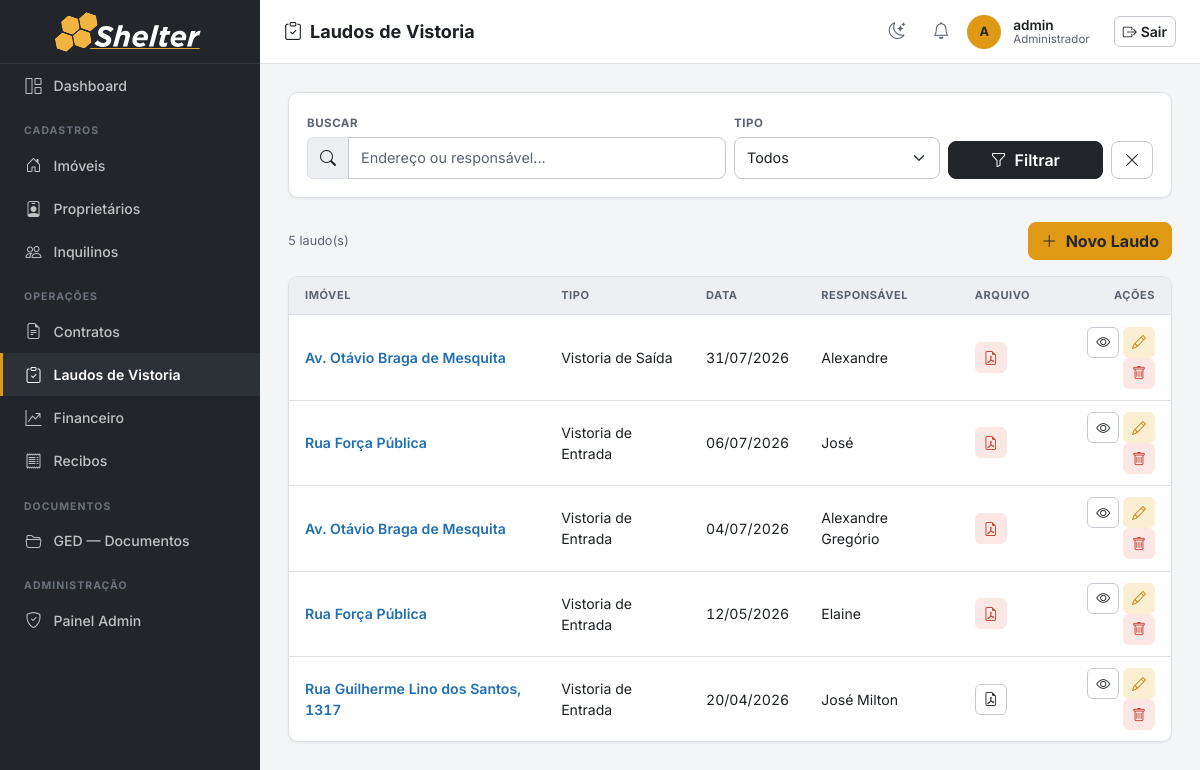
Page /laudos/ (signed in) on the committed database.
### imoveis/models.py (models this page shows, shortened)
class LaudoVistoria(models.Model):
    TIPO_CHOICES = [
        ('entrada', 'Vistoria de Entrada'),
        ('saida', 'Vistoria de Saída'),
    ]
    imovel = models.ForeignKey(Imovel, on_delete=models.CASCADE, related_name='laudos')
    contrato = models.ForeignKey(Contrato, on_delete=models.PROTECT, related_name='laudos')
    tipo = models.CharField(max_length=20, choices=TIPO_CHOICES)
    data = models.DateField()
    responsavel = models.CharField(max_length=200, verbose_name='Responsável pela Vistoria')
    observacoes = models.TextField(blank=True, verbose_name='Observações')
    local_assinatura = models.CharField(max_length=200, blank=True, verbose_name='Local da Assinatura')
    data_assinatura = models.DateField(null=True, blank=True, verbose_name='Data da Assinatura')
    arquivo = models.FileField(upload_to='laudos/', blank=True, null=True, verbose_name='Laudo em PDF')
    documento_gerado = models.FileField(upload_to='laudos/gerados/', blank=True, null=True,
                                        verbose_name='Laudo gerado (PDF)')
    criado_em = models.DateTimeField(auto_now_add=True)
    class Meta:
        verbose_name = 'Laudo de Vistoria'
        verbose_name_plural = 'Laudos de Vistoria'
        ordering = ['-data']

class Imovel(models.Model):
    TIPO_CHOICES = [
        ('apartamento', 'Apartamento'),
        ('casa', 'Casa'),
        ('comercial', 'Comercial'),
        ('terreno', 'Terreno'),
        ('galpao', 'Galpão'),
    ]
    STATUS_CHOICES = [
        ('ocupado', 'Ocupado'),
        ('vago', 'Vago'),
        ('manutencao', 'Em Manutenção'),
    ]
    CATEGORIA_CHOICES = [
        ('urbano', 'Urbano'),
        ('rural', 'Rural'),
    ]
    proprietario = models.ForeignKey(Proprietario, on_delete=models.PROTECT, related_name='imoveis')
    tipo = models.CharField(max_length=20, choices=TIPO_CHOICES)
    status = models.CharField(max_length=20, choices=STATUS_CHOICES, default='vago')
    categoria = models.CharField(max_length=10, choices=CATEGORIA_CHOICES, default='urbano', verbose_name='Categoria')
    endereco = models.CharField(max_length=300)
    numero = models.CharField(max_length=20, blank=True, verbose_name='Número')
    complemento = models.CharField(max_length=100, blank=True, verbose_name='Complemento')
    bairro = models.CharField(max_length=100, blank=True)
    cidade = models.CharField(max_length=100, default='')
    area_m2 = models.DecimalField(max_digits=8, decimal_places=2, null=True, blank=True, verbose_name='Área (m²)')
    descricao = models.TextField(blank=True)
    matricula = models.CharField(max_length=100, blank=True, verbose_name='Matrícula')
    data_aquisicao = models.DateField(null=True, blank=True, verbose_name='Data de Aquisição')
    valor_aquisicao = models.DecimalField(max_digits=14, decimal_places=2, null=True, blank=True, verbose_name='Valor de Aquisição')
    cadastro_prefeitura = models.CharField(max_length=100, blank=True, verbose_name='Cadastro Prefeitura')
    planta_projeto = models.FileField(upload_to='plantas/', blank=True, null=True, verbose_name='Planta/Projeto')
    nirf = models.CharField(max_length=50, blank=True, verbose_name='NIRF')
    incra = models.CharField(max_length=50, blank=True, verbose_name='INCRA')
    car = models.CharField(max_length=100, blank=True, verbose_name='CAR')
    criado_em = models.DateTimeField(auto_now_add=True)
    class Meta:
        verbose_name = 'Imóvel'
        verbose_name_plural = 'Imóveis'
        ordering = ['endereco']

### imoveis/views.py (the view)
# urls.py: path('laudos/', views.laudo_list, name='laudo_list'),
@login_required
def laudo_list(request):
    q = request.GET.get('q', '')
    tipo = request.GET.get('tipo', '')
    qs = LaudoVistoria.objects.select_related('imovel', 'contrato')
    if q:
        qs = qs.filter(Q(imovel__endereco__icontains=q) | Q(responsavel__icontains=q))
    if tipo:
        qs = qs.filter(tipo=tipo)
    return render(request, 'laudos/laudo_list.html', {
        'laudos': qs, 'q': q, 'tipo': tipo,
        'tipo_choices': LaudoVistoria.TIPO_CHOICES,
    })

### templates/laudos/laudo_list.html (shortened to what this page needs)
{% extends 'base.html' %}
{% block page_title %}<i class="bi bi-clipboard-check me-2"></i>Laudos de Vistoria{% endblock %}
{% block nav_laudos %}active{% endblock %}
{% block content %}
<div class="section-card mb-4">
  <div class="section-card-body">
    <form method="get" class="row g-2 align-items-end">
      <div class="col-md-6"><label class="form-label">Buscar</label>
        <div class="input-group">
          <span class="input-group-text"><i class="bi bi-search"></i></span>
          <input type="text" name="q" value="{{ q }}" class="form-control" placeholder="Endereço ou responsável...">
        </div>
      </div>
      <div class="col-md-3"><label class="form-label">Tipo</label>
        <select name="tipo" class="form-select"><option value="">Todos</option>{% for val, label in tipo_choices %}<option value="{{ val }}" {% if tipo == val %}selected{% endif %}>{{ label }}</option>{% endfor %}</select>
      </div>
      <div class="col-md-3 d-flex gap-2">
        <button type="submit" class="btn btn-graphite flex-fill"><i class="bi bi-funnel me-1"></i> Filtrar</button>
        <a href="{% url 'laudo_list' %}" class="btn btn-outline-secondary"><i class="bi bi-x-lg"></i></a>
      </div>
    </form>
  </div>
</div>
<div class="d-flex justify-content-between align-items-center mb-3">
  <span class="text-muted small">{{ laudos.count }} laudo(s)</span>
  <a href="{% url 'laudo_create' %}" class="btn btn-primary"><i class="bi bi-plus-lg me-1"></i> Novo Laudo</a>
</div>
<div class="section-card">
  <div class="table-responsive">
    <table class="table mb-0">
      <thead>
        <tr><th>Imóvel</th><th>Tipo</th><th>Data</th><th>Responsável</th><th>Arquivo</th><th class="text-end">Ações</th></tr>
      </thead>
      <tbody>
        {% for l in laudos %}
        <tr>
          <td class="fw-semibold"><a href="{% url 'laudo_detail' l.pk %}">{{ l.imovel.endereco|truncatechars:35 }}</a></td>
          <td>{{ l.get_tipo_display }}</td>
          <td>{{ l.data|date:"d/m/Y" }}</td>
          <td>{{ l.responsavel }}</td>
          <td>
            {% if l.documento_gerado %}<a href="{{ l.documento_gerado.url }}" target="_blank" class="btn btn-sm btn-outline-danger" title="Laudo gerado"><i class="bi bi-file-earmark-pdf"></i></a>
            {% elif l.arquivo %}<a href="{{ l.arquivo.url }}" target="_blank" class="btn btn-sm btn-outline-secondary"><i class="bi bi-file-earmark-pdf"></i></a>
            {% else %}—{% endif %}
          </td>
          <td class="text-end">
            <a href="{% url 'laudo_detail' l.pk %}" class="btn btn-sm btn-outline-secondary"><i class="bi bi-eye"></i></a>
            <a href="{% url 'laudo_edit' l.pk %}" class="btn btn-sm btn-outline-primary"><i class="bi bi-pencil"></i></a>
            <button class="btn btn-sm btn-outline-danger" data-bs-toggle="modal" data-bs-target="#del{{ l.pk }}"><i class="bi bi-trash"></i></button>
          </td>
        </tr>
        {% empty %}
        <tr>
          <td colspan="6" class="border-0">
            <div class="empty-state"><i class="bi bi-inbox"></i>Nenhum laudo encontrado.</div>
          </td>
        </tr>
        {% endfor %}
      </tbody>
    </table>
  </div>
</div>
{% endblock %}

### templates/base.html (shortened to what this page needs)
{% load static %}
<!DOCTYPE html>
<html lang="pt-BR">
<head>
  <link rel="stylesheet" href="https://cdn.jsdelivr.net/npm/bootstrap@5.3.3/dist/css/bootstrap.min.css">
  <link rel="stylesheet" href="https://cdn.jsdelivr.net/npm/bootstrap-icons@1.11.3/font/bootstrap-icons.min.css">
  <link rel="stylesheet" href="https://cdn.jsdelivr.net/npm/flatpickr/dist/flatpickr.min.css">
  <link rel="stylesheet" href="{% static 'css/shelter.css' %}">
</head>
<body>
<nav id="sidebar">
  <div class="sidebar-brand">
    <img src="{% static 'assets/Shelter_LOGO_white.svg' %}" alt="Shelter" class="brand-full">
  </div>
  <ul class="nav flex-column">
    <li class="nav-item">
      <a class="nav-link {% block nav_dashboard %}{% endblock %}" href="{% url 'dashboard' %}" title="Dashboard">
        <i class="bi bi-grid-1x2"></i> <span class="nav-text">Dashboard</span>
      </a>
    </li>
    <li><span class="nav-section-label">Cadastros</span></li>
    <li class="nav-item">
      <a class="nav-link {% block nav_imoveis %}{% endblock %}" href="{% url 'imovel_list' %}" title="Imóveis">
        <i class="bi bi-house-door"></i> <span class="nav-text">Imóveis</span>
      </a>
    </li>
    <li class="nav-item">
      <a class="nav-link {% block nav_proprietarios %}{% endblock %}" href="{% url 'proprietario_list' %}" title="Proprietários">
        <i class="bi bi-person-badge"></i> <span class="nav-text">Proprietários</span>
      </a>
    </li>
    <li class="nav-item">
      <a class="nav-link {% block nav_inquilinos %}{% endblock %}" href="{% url 'inquilino_list' %}" title="Inquilinos">
        <i class="bi bi-people"></i> <span class="nav-text">Inquilinos</span>
      </a>
    </li>
    <li><span class="nav-section-label">Operações</span></li>
    <li class="nav-item">
      <a class="nav-link {% block nav_contratos %}{% endblock %}" href="{% url 'contrato_list' %}" title="Contratos">
        <i class="bi bi-file-earmark-text"></i> <span class="nav-text">Contratos</span>
      </a>
    </li>
    <li class="nav-item">
      <a class="nav-link {% block nav_laudos %}{% endblock %}" href="{% url 'laudo_list' %}" title="Laudos de Vistoria">
        <i class="bi bi-clipboard-check"></i> <span class="nav-text">Laudos de Vistoria</span>
      </a>
    </li>
    <li class="nav-item">
      <a class="nav-link {% block nav_financeiro %}{% endblock %}" href="{% url 'lancamento_list' %}" title="Financeiro">
        <i class="bi bi-graph-up-arrow"></i> <span class="nav-text">Financeiro</span>
      </a>
    </li>
    <li class="nav-item">
      <a class="nav-link {% block nav_recibos %}{% endblock %}" href="{% url 'recibo_list' %}" title="Recibos">
        <i class="bi bi-receipt"></i> <span class="nav-text">Recibos</span>
      </a>
    </li>
    <li><span class="nav-section-label">Documentos</span></li>
    <li class="nav-item">
      <a class="nav-link {% block nav_documentos %}{% endblock %}" href="{% url 'documentos' %}" title="GED — Documentos">
        <i class="bi bi-folder2-open"></i> <span class="nav-text">GED — Documentos</span>
      </a>
    </li>
    {% if user.is_staff %}
    <li><span class="nav-section-label">Administração</span></li>
    <li class="nav-item">
      <a class="nav-link" href="{% url 'admin:index' %}" title="Painel Admin">
        <i class="bi bi-shield-check"></i> <span class="nav-text">Painel Admin</span>
      </a>
    </li>
    {% endif %}
  </ul>
</nav>
<header id="topbar">
  <span class="page-title">{% block page_title %}{% endblock %}</span>
  <div class="user-info ms-auto">
    <button type="button" class="icon-btn" id="theme-toggle" title="Alternar tema claro/escuro" aria-label="Alternar tema claro/escuro">
      <i class="bi bi-moon-stars"></i>
    </button>
    <span class="icon-btn" title="Notificações" aria-label="Notificações">
      <i class="bi bi-bell"></i>
    </span>
    <div class="user-avatar">
      {{ user.get_short_name|default:user.username|first|upper }}
    </div>
    <div class="ms-1">
      <div class="user-name">{{ user.get_short_name|default:user.username }}</div>
      <div class="user-role">{% if user.is_staff %}Administrador{% else %}Usuário{% endif %}</div>
    </div>
    <form method="post" action="{% url 'logout' %}" class="d-inline ms-3">
      <button type="submit" class="btn btn-outline-secondary btn-sm">
        <i class="bi bi-box-arrow-right me-1"></i>Sair
      </button>
    </form>
  </div>
</header>
<main id="main-content">
  {% block content %}{% endblock %}
</main>
</body>
</html>

### rows in the picture
LaudoVistoria: imovel.endereco "Av. Otávio Braga de Mesquita", tipo "Vistoria de Saída", data "31/07/2026", responsavel "Alexandre"
LaudoVistoria: imovel.endereco "Rua Força Pública", tipo "Vistoria de Entrada", data "06/07/2026", responsavel "José"
LaudoVistoria: imovel.endereco "Av. Otávio Braga de Mesquita", tipo "Vistoria de Entrada", data "04/07/2026", responsavel "Alexandre Gregório"
LaudoVistoria: imovel.endereco "Rua Força Pública", tipo "Vistoria de Entrada", data "12/05/2026", responsavel "Elaine"
LaudoVistoria: imovel.endereco "Rua Guilherme Lino dos Santos, 1317", tipo "Vistoria de Entrada", data "20/04/2026", responsavel "José Milton"

### other values in the picture
{{ user.get_short_name|default:user.username|first|upper }} "A"
{{ user.get_short_name|default:user.username }} "admin"
{{ laudos.count }} "5"
